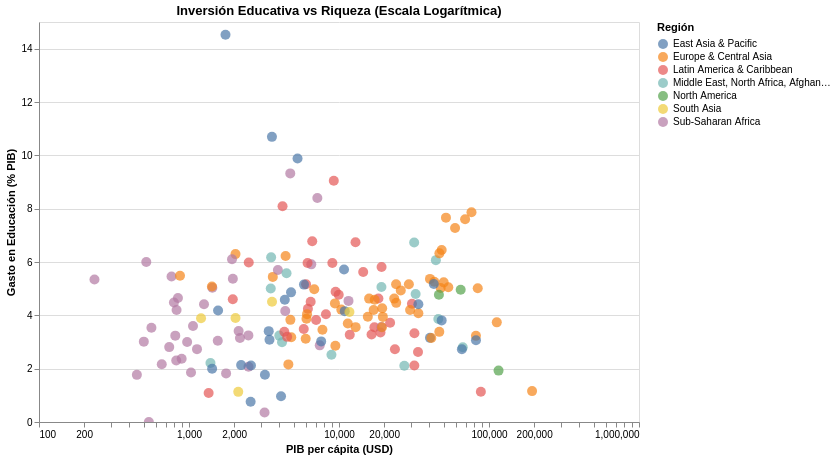

Source (notebook cell):
### Code cell
df_viz1 = gasto_edu.merge(pib_pc, on=['iso3', 'year']).merge(reg_df, on='iso3')
df_viz1['year'] = pd.to_numeric(df_viz1['year'])
df_viz1 = df_viz1.dropna(subset=['val_x', 'val_y'])
df_viz1 = df_viz1.rename(columns={'country.value_x': 'country_name'})
slider = alt.binding_range(min=2000, max=2022, step=1, name='Año: ')
select_year = alt.selection_point(fields=['year'], bind=slider, value=2019, name="Year")

chart = alt.Chart(df_viz1).mark_circle(size=100, opacity=0.7).encode(
    x=alt.X("val_y:Q", title="PIB per cápita (USD)", scale=alt.Scale(type='log'), axis=alt.Axis(grid=False)),
    y=alt.Y("val_x:Q", title="Gasto en Educación (% PIB)", scale=alt.Scale(domain=[0, 15])),
    color=alt.Color("region:N", title="Región"),
    tooltip=[
        alt.Tooltip("iso3:N", title="País"),
        alt.Tooltip("year:O", title="Año"),
        alt.Tooltip("val_y:Q", title="PIB p/c", format="$,.0f"),
        alt.Tooltip("val_x:Q", title="% Gasto", format=".1f")
    ]
).add_params(select_year).transform_filter(select_year).properties(
    width=600, height=400, title="Inversión Educativa vs Riqueza (Escala Logarítmica)"
).interactive()

chart

### Figure 1 — Vega specification as saved in the notebook (floating-point values rounded to 4 significant figures; data arrays with more than 128 entries replaced by an {"elided": "..."} marker saying what was removed)
{"$schema": "https://vega.github.io/schema/vega/v6.json", "data": [{"name": "_server_source_0", "values": {"elided": "5098 records"}}, {"name": "Year_store", "values": [{"unit": "", "fields": [{"type": "E", "field": "year"}], "values": [2019]}]}, {"name": "param_1e9efca18e7a2868_store"}, {"name": "source_0", "source": "_server_source_0", "transform": [{"type": "filter", "expr": "!length(data(\"Year_store\")) || vlSelectionTest(\"Year_store\", datum)"}, {"type": "filter", "expr": "isValid(datum[\"val_y\"]) && isFinite(+datum[\"val_y\"]) && isValid(datum[\"val_x\"]) && isFinite(+datum[\"val_x\"])"}, {"type": "project", "fields": ["iso3", "region", "val_x", "val_y", "year"]}]}, {"name": "source_0_color_domain_region", "source": "source_0", "transform": [{"type": "aggregate", "groupby": ["region"], "fields": [], "ops": [], "as": []}, {"type": "formula", "expr": "datum['region']", "as": "sort_field"}, {"type": "project", "fields": ["region"]}]}], "signals": [{"name": "unit", "value": {}, "on": [{"events": "pointermove", "update": "isTuple(group()) ? group() : unit"}]}, {"name": "Year_year", "init": "2019", "bind": {"input": "range", "max": 2022, "min": 2000, "name": "Año: ", "step": 1}}, {"name": "Year", "update": "vlSelectionResolve(\"Year_store\", \"union\", true, true)"}, {"name": "param_1e9efca18e7a2868", "update": "vlSelectionResolve(\"param_1e9efca18e7a2868_store\", \"union\")"}, {"name": "Year_tuple", "update": "Year_year !== null ? {fields: Year_tuple_fields, values: [Year_year]} : null"}, {"name": "Year_tuple_fields", "value": [{"type": "E", "field": "year"}]}, {"name": "Year_modify", "on": [{"events": {"signal": "Year_tuple"}, "update": "modify(\"Year_store\", Year_tuple, true)"}]}, {"name": "param_1e9efca18e7a2868_val_y", "on": [{"events": [{"source": "view", "type": "dblclick"}], "update": "null"}, {"events": {"signal": "param_1e9efca18e7a2868_translate_delta"}, "update": "panLog(param_1e9efca18e7a2868_translate_anchor.extent_x, -param_1e9efca18e7a2868_translate_delta.x / width)"}, {"events": {"signal": "param_1e9efca18e7a2868_zoom_delta"}, "update": "zoomLog(domain(\"x\"), param_1e9efca18e7a2868_zoom_anchor.x, param_1e9efca18e7a2868_zoom_delta)"}]}, {"name": "param_1e9efca18e7a2868_val_x", "on": [{"events": [{"source": "view", "type": "dblclick"}], "update": "null"}, {"events": {"signal": "param_1e9efca18e7a2868_translate_delta"}, "update": "panLinear(param_1e9efca18e7a2868_translate_anchor.extent_y, param_1e9efca18e7a2868_translate_delta.y / height)"}, {"events": {"signal": "param_1e9efca18e7a2868_zoom_delta"}, "update": "zoomLinear(domain(\"y\"), param_1e9efca18e7a2868_zoom_anchor.y, param_1e9efca18e7a2868_zoom_delta)"}]}, {"name": "param_1e9efca18e7a2868_tuple", "on": [{"events": [{"signal": "param_1e9efca18e7a2868_val_y || param_1e9efca18e7a2868_val_x"}], "update": "param_1e9efca18e7a2868_val_y && param_1e9efca18e7a2868_val_x ? {unit: \"\", fields: param_1e9efca18e7a2868_tuple_fields, values: [param_1e9efca18e7a2868_val_y,param_1e9efca18e7a2868_val_x]} : null"}]}, {"name": "param_1e9efca18e7a2868_tuple_fields", "value": [{"field": "val_y", "channel": "x", "type": "R"}, {"field": "val_x", "channel": "y", "type": "R"}]}, {"name": "param_1e9efca18e7a2868_translate_anchor", "value": {}, "on": [{"events": [{"source": "scope", "type": "pointerdown"}], "update": "{x: x(unit), y: y(unit), extent_x: domain(\"x\"), extent_y: domain(\"y\")}"}]}, {"name": "param_1e9efca18e7a2868_translate_delta", "value": {}, "on": [{"events": [{"source": "window", "between": [{"source": "scope", "type": "pointerdown"}, {"source": "window", "type": "pointerup"}], "type": "pointermove", "consume": true}], "update": "{x: param_1e9efca18e7a2868_translate_anchor.x - x(unit), y: param_1e9efca18e7a2868_translate_anchor.y - y(unit)}"}]}, {"name": "param_1e9efca18e7a2868_zoom_anchor", "on": [{"events": [{"source": "scope", "consume": true, "type": "wheel"}], "update": "{x: invert(\"x\", x(unit)), y: invert(\"y\", y(unit))}"}]}, {"name": "param_1e9efca18e7a2868_zoom_delta", "on": [{"events": [{"source": "scope", "consume": true, "type": "wheel"}], "update": "pow(1.001, event.deltaY * pow(16, event.deltaMode))", "force": true}]}, {"name": "param_1e9efca18e7a2868_modify", "on": [{"events": {"signal": "param_1e9efca18e7a2868_tuple"}, "update": "modify(\"param_1e9efca18e7a2868_store\", param_1e9efca18e7a2868_tuple, true)"}]}], "marks": [{"type": "symbol", "name": "marks", "from": {"data": "source_0"}, "encode": {"update": {"tooltip": {"signal": "{\"País\": isValid(datum[\"iso3\"]) ? isArray(datum[\"iso3\"]) ? join(datum[\"iso3\"], '\\n') : datum[\"iso3\"] : \"\"+datum[\"iso3\"], \"Año\": isValid(datum[\"year\"]) ? isArray(datum[\"year\"]) ? join(datum[\"year\"], '\\n') : datum[\"year\"] : \"\"+datum[\"year\"], \"PIB p/c\": format(datum[\"val_y\"], \"$,.0f\"), \"% Gasto\": format(datum[\"val_x\"], \".1f\")}"}, "shape": {"value": "circle"}, "fill": {"field": "region", "scale": "color"}, "size": {"value": 100}, "opacity": {"value": 0.7}, "x": {"field": "val_y", "scale": "x"}, "y": {"field": "val_x", "scale": "y"}}}, "clip": true, "style": ["circle"], "interactive": true}], "scales": [{"name": "x", "type": "log", "domain": {"data": "source_0", "field": "val_y"}, "range": [0, {"signal": "width"}], "domainRaw": {"signal": "param_1e9efca18e7a2868[\"val_y\"]"}, "nice": true}, {"name": "y", "type": "linear", "domain": [0, 15], "range": [{"signal": "height"}, 0], "domainRaw": {"signal": "param_1e9efca18e7a2868[\"val_x\"]"}, "zero": true}, {"name": "color", "type": "ordinal", "domain": {"data": "source_0_color_domain_region", "field": "region", "sort": true}, "range": "category"}], "axes": [{"scale": "y", "gridScale": "x", "zindex": 0, "orient": "left", "tickCount": {"signal": "ceil(height/40)"}, "labels": false, "aria": false, "domain": false, "minExtent": 0, "grid": true, "maxExtent": 0, "ticks": false}, {"scale": "x", "labelFlush": true, "orient": "bottom", "labelOverlap": "greedy", "grid": false, "zindex": 0, "title": "PIB per cápita (USD)"}, {"scale": "y", "orient": "left", "labelOverlap": true, "tickCount": {"signal": "ceil(height/40)"}, "zindex": 0, "title": "Gasto en Educación (% PIB)", "grid": false}], "title": {"text": "Inversión Educativa vs Riqueza (Escala Logarítmica)", "frame": "group"}, "width": 600, "padding": 5, "height": 400, "background": "white", "style": "cell", "legends": [{"title": "Región", "fill": "color", "symbolType": "circle", "encode": {"symbols": {"update": {"opacity": {"value": 0.7}}}}}]}
